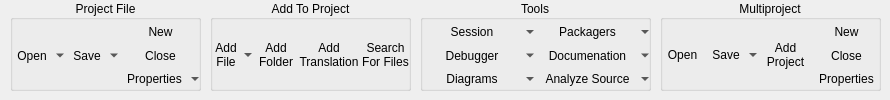
    <widget class="QWidget" name="tabProject">
     <attribute name="title">
      <string>Project</string>
     </attribute>
     <widget class="QGroupBox" name="groupBox_11">
      <property name="geometry">
       <rect>
        <x>10</x>
        <y>0</y>
        <width>191</width>
        <height>91</height>
       </rect>
      </property>
      <property name="title">
       <string>Project File</string>
      </property>
      <property name="alignment">
       <set>Qt::AlignCenter</set>
      </property>
      <property name="flat">
       <bool>true</bool>
      </property>
      <widget class="QWidget" name="layoutWidget">
       <property name="geometry">
        <rect>
         <x>0</x>
         <y>20</y>
         <width>191</width>
         <height>71</height>
        </rect>
       </property>
       <layout class="QGridLayout" name="gridLayout_7">
        <property name="spacing">
         <number>0</number>
        </property>
        <item row="0" column="0" rowspan="3">
         <widget class="QToolButton" name="toolButton_41">
          <property name="sizePolicy">
           <sizepolicy hsizetype="Preferred" vsizetype="Expanding">
            <horstretch>0</horstretch>
            <verstretch>0</verstretch>
           </sizepolicy>
          </property>
          <property name="minimumSize">
           <size>
            <width>44</width>
            <height>0</height>
           </size>
          </property>
          <property name="text">
           <string>Open</string>
          </property>
          <property name="icon">
           <iconset resource="../../Resources/Icons/ericActions.qrc">
            <normaloff>:/Project/projectOpen.png</normaloff>:/Project/projectOpen.png</iconset>
          </property>
          <property name="iconSize">
           <size>
            <width>32</width>
            <height>32</height>
           </size>
          </property>
          <property name="popupMode">
           <enum>QToolButton::MenuButtonPopup</enum>
          </property>
          <property name="toolButtonStyle">
           <enum>Qt::ToolButtonTextUnderIcon</enum>
          </property>
          <property name="autoRaise">
           <bool>true</bool>
          </property>
         </widget>
        </item>
        <item row="0" column="1" rowspan="3">
         <widget class="QToolButton" name="toolButton_43">
          <property name="sizePolicy">
           <sizepolicy hsizetype="Preferred" vsizetype="Expanding">
            <horstretch>0</horstretch>
            <verstretch>0</verstretch>
           </sizepolicy>
          </property>
          <property name="minimumSize">
           <size>
            <width>44</width>
            <height>0</height>
           </size>
          </property>
          <property name="text">
           <string>Save</string>
          </property>
          <property name="icon">
           <iconset resource="../../Resources/Icons/ericActions.qrc">
            <normaloff>:/Project/projectSave.png</normaloff>:/Project/projectSave.png</iconset>
          </property>
          <property name="iconSize">
           <size>
            <width>32</width>
            <height>32</height>
           </size>
          </property>
          <property name="popupMode">
           <enum>QToolButton::MenuButtonPopup</enum>
          </property>
          <property name="toolButtonStyle">
           <enum>Qt::ToolButtonTextUnderIcon</enum>
          </property>
          <property name="autoRaise">
           <bool>true</bool>
          </property>
         </widget>
        </item>
        <item row="0" column="2">
         <widget class="QToolButton" name="toolButton_37">
          <property name="sizePolicy">
           <sizepolicy hsizetype="Preferred" vsizetype="Expanding">
            <horstretch>0</horstretch>
            <verstretch>0</verstretch>
           </sizepolicy>
          </property>
          <property name="minimumSize">
           <size>
            <width>44</width>
            <height>22</height>
           </size>
          </property>
          <property name="text">
           <string>New</string>
          </property>
          <property name="icon">
           <iconset resource="../../Resources/Icons/ericActions.qrc">
            <normaloff>:/Project/projectNew.png</normaloff>:/Project/projectNew.png</iconset>
          </property>
          <property name="iconSize">
           <size>
            <width>16</width>
            <height>16</height>
           </size>
          </property>
          <property name="popupMode">
           <enum>QToolButton::DelayedPopup</enum>
          </property>
          <property name="toolButtonStyle">
           <enum>Qt::ToolButtonTextBesideIcon</enum>
          </property>
          <property name="autoRaise">
           <bool>true</bool>
          </property>
         </widget>
        </item>
        <item row="1" column="2">
         <widget class="QToolButton" name="toolButton_42">
          <property name="sizePolicy">
           <sizepolicy hsizetype="Preferred" vsizetype="Expanding">
            <horstretch>0</horstretch>
            <verstretch>0</verstretch>
           </sizepolicy>
          </property>
          <property name="minimumSize">
           <size>
            <width>44</width>
            <height>22</height>
           </size>
          </property>
          <property name="text">
           <string>Close</string>
          </property>
          <property name="icon">
           <iconset resource="../../Resources/Icons/ericActions.qrc">
            <normaloff>:/Project/projectClose.png</normaloff>:/Project/projectClose.png</iconset>
          </property>
          <property name="iconSize">
           <size>
            <width>16</width>
            <height>16</height>
           </size>
          </property>
          <property name="popupMode">
           <enum>QToolButton::DelayedPopup</enum>
          </property>
          <property name="toolButtonStyle">
           <enum>Qt::ToolButtonTextBesideIcon</enum>
          </property>
          <property name="autoRaise">
           <bool>true</bool>
          </property>
         </widget>
        </item>
        <item row="2" column="2">
         <widget class="QToolButton" name="toolButton_51">
          <property name="sizePolicy">
           <sizepolicy hsizetype="Preferred" vsizetype="Expanding">
            <horstretch>0</horstretch>
            <verstretch>0</verstretch>
           </sizepolicy>
          </property>
          <property name="minimumSize">
           <size>
            <width>44</width>
            <height>22</height>
           </size>
          </property>
          <property name="text">
           <string>Properties</string>
          </property>
          <property name="icon">
           <iconset resource="../../Resources/Icons/ericActions.qrc">
            <normaloff>:/Project/projectProps.png</normaloff>:/Project/projectProps.png</iconset>
          </property>
          <property name="iconSize">
           <size>
            <width>16</width>
            <height>16</height>
           </size>
          </property>
          <property name="popupMode">
           <enum>QToolButton::MenuButtonPopup</enum>
          </property>
          <property name="toolButtonStyle">
           <enum>Qt::ToolButtonTextBesideIcon</enum>
          </property>
          <property name="autoRaise">
           <bool>true</bool>
          </property>
         </widget>
        </item>
       </layout>
      </widget>
     </widget>
     <widget class="QGroupBox" name="groupBox_12">
      <property name="geometry">
       <rect>
        <x>210</x>
        <y>0</y>
        <width>201</width>
        <height>91</height>
       </rect>
      </property>
      <property name="title">
       <string>Add To Project</string>
      </property>
      <property name="alignment">
       <set>Qt::AlignCenter</set>
      </property>
      <property name="flat">
       <bool>true</bool>
      </property>
      <widget class="QWidget" name="layoutWidget">
       <property name="geometry">
        <rect>
         <x>0</x>
         <y>20</y>
         <width>201</width>
         <height>70</height>
        </rect>
       </property>
       <layout class="QHBoxLayout" name="horizontalLayout_4">
        <property name="spacing">
         <number>0</number>
        </property>
        <item>
         <widget class="QToolButton" name="toolButton_45">
          <property name="sizePolicy">
           <sizepolicy hsizetype="Preferred" vsizetype="Expanding">
            <horstretch>0</horstretch>
            <verstretch>0</verstretch>
           </sizepolicy>
          </property>
          <property name="minimumSize">
           <size>
            <width>44</width>
            <height>0</height>
           </size>
          </property>
          <property name="text">
           <string>Add
File</string>
          </property>
          <property name="icon">
           <iconset resource="../../Resources/Icons/ericActions.qrc">
            <normaloff>:/Project/projectSources.png</normaloff>:/Project/projectSources.png</iconset>
          </property>
          <property name="iconSize">
           <size>
            <width>32</width>
            <height>32</height>
           </size>
          </property>
          <property name="popupMode">
           <enum>QToolButton::MenuButtonPopup</enum>
          </property>
          <property name="toolButtonStyle">
           <enum>Qt::ToolButtonTextUnderIcon</enum>
          </property>
          <property name="autoRaise">
           <bool>true</bool>
          </property>
         </widget>
        </item>
        <item>
         <widget class="QToolButton" name="toolButton_46">
          <property name="sizePolicy">
           <sizepolicy hsizetype="Preferred" vsizetype="Expanding">
            <horstretch>0</horstretch>
            <verstretch>0</verstretch>
           </sizepolicy>
          </property>
          <property name="minimumSize">
           <size>
            <width>44</width>
            <height>0</height>
           </size>
          </property>
          <property name="text">
           <string>Add
Folder</string>
          </property>
          <property name="icon">
           <iconset resource="../../Resources/Icons/ericActions.qrc">
            <normaloff>:/File/open.png</normaloff>:/File/open.png</iconset>
          </property>
          <property name="iconSize">
           <size>
            <width>32</width>
            <height>32</height>
           </size>
          </property>
          <property name="popupMode">
           <enum>QToolButton::DelayedPopup</enum>
          </property>
          <property name="toolButtonStyle">
           <enum>Qt::ToolButtonTextUnderIcon</enum>
          </property>
          <property name="autoRaise">
           <bool>true</bool>
          </property>
         </widget>
        </item>
        <item>
         <widget class="QToolButton" name="toolButton_44">
          <property name="sizePolicy">
           <sizepolicy hsizetype="Preferred" vsizetype="Expanding">
            <horstretch>0</horstretch>
            <verstretch>0</verstretch>
           </sizepolicy>
          </property>
          <property name="minimumSize">
           <size>
            <width>44</width>
            <height>0</height>
           </size>
          </property>
          <property name="text">
           <string>Add
Translation</string>
          </property>
          <property name="icon">
           <iconset resource="../../Resources/Icons/ericActions.qrc">
            <normaloff>:/Project/fileLinguist.png</normaloff>:/Project/fileLinguist.png</iconset>
          </property>
          <property name="iconSize">
           <size>
            <width>32</width>
            <height>32</height>
           </size>
          </property>
          <property name="popupMode">
           <enum>QToolButton::DelayedPopup</enum>
          </property>
          <property name="toolButtonStyle">
           <enum>Qt::ToolButtonTextUnderIcon</enum>
          </property>
          <property name="autoRaise">
           <bool>true</bool>
          </property>
         </widget>
        </item>
        <item>
         <widget class="QToolButton" name="toolButton_47">
          <property name="sizePolicy">
           <sizepolicy hsizetype="Preferred" vsizetype="Expanding">
            <horstretch>0</horstretch>
            <verstretch>0</verstretch>
           </sizepolicy>
          </property>
          <property name="minimumSize">
           <size>
            <width>44</width>
            <height>0</height>
           </size>
          </property>
          <property name="text">
           <string>Search
For Files</string>
          </property>
          <property name="icon">
           <iconset resource="../../Resources/Icons/ericActions.qrc">
            <normaloff>:/Search/filefind.png</normaloff>:/Search/filefind.png</iconset>
          </property>
          <property name="iconSize">
           <size>
            <width>32</width>
            <height>32</height>
           </size>
          </property>
          <property name="popupMode">
           <enum>QToolButton::DelayedPopup</enum>
          </property>
          <property name="toolButtonStyle">
           <enum>Qt::ToolButtonTextUnderIcon</enum>
          </property>
          <property name="autoRaise">
           <bool>true</bool>
          </property>
         </widget>
        </item>
       </layout>
      </widget>
     </widget>
     <widget class="QGroupBox" name="groupBox_14">
      <property name="geometry">
       <rect>
        <x>420</x>
        <y>0</y>
        <width>231</width>
        <height>91</height>
       </rect>
      </property>
      <property name="title">
       <string>Tools</string>
      </property>
      <property name="alignment">
       <set>Qt::AlignCenter</set>
      </property>
      <property name="flat">
       <bool>true</bool>
      </property>
      <widget class="QWidget" name="layoutWidget">
       <property name="geometry">
        <rect>
         <x>0</x>
         <y>20</y>
         <width>231</width>
         <height>71</height>
        </rect>
       </property>
       <layout class="QGridLayout" name="gridLayout_2">
        <property name="spacing">
         <number>0</number>
        </property>
        <item row="0" column="0">
         <widget class="QToolButton" name="toolButton_60">
          <property name="sizePolicy">
           <sizepolicy hsizetype="Preferred" vsizetype="Expanding">
            <horstretch>0</horstretch>
            <verstretch>0</verstretch>
           </sizepolicy>
          </property>
          <property name="minimumSize">
           <size>
            <width>44</width>
            <height>0</height>
           </size>
          </property>
          <property name="text">
           <string>Session</string>
          </property>
          <property name="icon">
           <iconset resource="../../Resources/Icons/ericActions.qrc">
            <normaloff>:/Project/kwin.png</normaloff>:/Project/kwin.png</iconset>
          </property>
          <property name="iconSize">
           <size>
            <width>16</width>
            <height>16</height>
           </size>
          </property>
          <property name="popupMode">
           <enum>QToolButton::MenuButtonPopup</enum>
          </property>
          <property name="toolButtonStyle">
           <enum>Qt::ToolButtonTextBesideIcon</enum>
          </property>
          <property name="autoRaise">
           <bool>true</bool>
          </property>
         </widget>
        </item>
        <item row="0" column="1">
         <widget class="QToolButton" name="toolButton_55">
          <property name="sizePolicy">
           <sizepolicy hsizetype="Preferred" vsizetype="Expanding">
            <horstretch>0</horstretch>
            <verstretch>0</verstretch>
           </sizepolicy>
          </property>
          <property name="minimumSize">
           <size>
            <width>44</width>
            <height>0</height>
           </size>
          </property>
          <property name="text">
           <string>Packagers</string>
          </property>
          <property name="icon">
           <iconset resource="../../Resources/Icons/ericActions.qrc">
            <normaloff>:/Package/pluginArchive.png</normaloff>:/Package/pluginArchive.png</iconset>
          </property>
          <property name="iconSize">
           <size>
            <width>16</width>
            <height>16</height>
           </size>
          </property>
          <property name="popupMode">
           <enum>QToolButton::MenuButtonPopup</enum>
          </property>
          <property name="toolButtonStyle">
           <enum>Qt::ToolButtonTextBesideIcon</enum>
          </property>
          <property name="autoRaise">
           <bool>true</bool>
          </property>
         </widget>
        </item>
        <item row="1" column="0">
         <widget class="QToolButton" name="toolButton_59">
          <property name="sizePolicy">
           <sizepolicy hsizetype="Preferred" vsizetype="Expanding">
            <horstretch>0</horstretch>
            <verstretch>0</verstretch>
           </sizepolicy>
          </property>
          <property name="minimumSize">
           <size>
            <width>44</width>
            <height>0</height>
           </size>
          </property>
          <property name="text">
           <string>Debugger</string>
          </property>
          <property name="icon">
           <iconset resource="../../Resources/Icons/ericActions.qrc">
            <normaloff>:/Goto/syntaxError.png</normaloff>:/Goto/syntaxError.png</iconset>
          </property>
          <property name="iconSize">
           <size>
            <width>16</width>
            <height>16</height>
           </size>
          </property>
          <property name="popupMode">
           <enum>QToolButton::MenuButtonPopup</enum>
          </property>
          <property name="toolButtonStyle">
           <enum>Qt::ToolButtonTextBesideIcon</enum>
          </property>
          <property name="autoRaise">
           <bool>true</bool>
          </property>
         </widget>
        </item>
        <item row="1" column="1">
         <widget class="QToolButton" name="toolButton_56">
          <property name="sizePolicy">
           <sizepolicy hsizetype="Preferred" vsizetype="Expanding">
            <horstretch>0</horstretch>
            <verstretch>0</verstretch>
           </sizepolicy>
          </property>
          <property name="minimumSize">
           <size>
            <width>44</width>
            <height>0</height>
           </size>
          </property>
          <property name="text">
           <string>Documenation</string>
          </property>
          <property name="icon">
           <iconset resource="../../Resources/Icons/ericActions.qrc">
            <normaloff>:/Project/readme.png</normaloff>:/Project/readme.png</iconset>
          </property>
          <property name="iconSize">
           <size>
            <width>16</width>
            <height>16</height>
           </size>
          </property>
          <property name="popupMode">
           <enum>QToolButton::MenuButtonPopup</enum>
          </property>
          <property name="toolButtonStyle">
           <enum>Qt::ToolButtonTextBesideIcon</enum>
          </property>
          <property name="autoRaise">
           <bool>true</bool>
          </property>
         </widget>
        </item>
        <item row="2" column="0">
         <widget class="QToolButton" name="toolButton_58">
          <property name="sizePolicy">
           <sizepolicy hsizetype="Preferred" vsizetype="Expanding">
            <horstretch>0</horstretch>
            <verstretch>0</verstretch>
           </sizepolicy>
          </property>
          <property name="minimumSize">
           <size>
            <width>44</width>
            <height>0</height>
           </size>
          </property>
          <property name="text">
           <string>Diagrams</string>
          </property>
          <property name="icon">
           <iconset resource="../../Resources/Icons/ericActions.qrc">
            <normaloff>:/Project/3d.png</normaloff>:/Project/3d.png</iconset>
          </property>
          <property name="iconSize">
           <size>
            <width>16</width>
            <height>16</height>
           </size>
          </property>
          <property name="popupMode">
           <enum>QToolButton::MenuButtonPopup</enum>
          </property>
          <property name="toolButtonStyle">
           <enum>Qt::ToolButtonTextBesideIcon</enum>
          </property>
          <property name="autoRaise">
           <bool>true</bool>
          </property>
         </widget>
        </item>
        <item row="2" column="1">
         <widget class="QToolButton" name="toolButton_52">
          <property name="sizePolicy">
           <sizepolicy hsizetype="Preferred" vsizetype="Expanding">
            <horstretch>0</horstretch>
            <verstretch>0</verstretch>
           </sizepolicy>
          </property>
          <property name="minimumSize">
           <size>
            <width>44</width>
            <height>0</height>
           </size>
          </property>
          <property name="text">
           <string>Analyze Source</string>
          </property>
          <property name="icon">
           <iconset resource="../../Resources/Icons/ericActions.qrc">
            <normaloff>:/View/zoomTo.png</normaloff>:/View/zoomTo.png</iconset>
          </property>
          <property name="iconSize">
           <size>
            <width>16</width>
            <height>16</height>
           </size>
          </property>
          <property name="popupMode">
           <enum>QToolButton::MenuButtonPopup</enum>
          </property>
          <property name="toolButtonStyle">
           <enum>Qt::ToolButtonTextBesideIcon</enum>
          </property>
          <property name="autoRaise">
           <bool>true</bool>
          </property>
         </widget>
        </item>
       </layout>
      </widget>
     </widget>
     <widget class="QGroupBox" name="groupBox_16">
      <property name="geometry">
       <rect>
        <x>660</x>
        <y>0</y>
        <width>221</width>
        <height>91</height>
       </rect>
      </property>
      <property name="title">
       <string>Multiproject</string>
      </property>
      <property name="alignment">
       <set>Qt::AlignCenter</set>
      </property>
      <property name="flat">
       <bool>true</bool>
      </property>
      <widget class="QWidget" name="layoutWidget">
       <property name="geometry">
        <rect>
         <x>0</x>
         <y>20</y>
         <width>221</width>
         <height>71</height>
        </rect>
       </property>
       <layout class="QGridLayout" name="gridLayout_3">
        <property name="spacing">
         <number>0</number>
        </property>
        <item row="0" column="0" rowspan="3">
         <widget class="QToolButton" name="toolButton_64">
          <property name="sizePolicy">
           <sizepolicy hsizetype="Preferred" vsizetype="Fixed">
            <horstretch>0</horstretch>
            <verstretch>0</verstretch>
           </sizepolicy>
          </property>
          <property name="minimumSize">
           <size>
            <width>44</width>
            <height>66</height>
           </size>
          </property>
          <property name="text">
           <string>Open</string>
          </property>
          <property name="icon">
           <iconset resource="../../Resources/Icons/ericActions.qrc">
            <normaloff>:/Multiproject/multiProjectOpen.png</normaloff>:/Multiproject/multiProjectOpen.png</iconset>
          </property>
          <property name="iconSize">
           <size>
            <width>32</width>
            <height>32</height>
           </size>
          </property>
          <property name="popupMode">
           <enum>QToolButton::DelayedPopup</enum>
          </property>
          <property name="toolButtonStyle">
           <enum>Qt::ToolButtonTextUnderIcon</enum>
          </property>
          <property name="autoRaise">
           <bool>true</bool>
          </property>
         </widget>
        </item>
        <item row="0" column="1" rowspan="3">
         <widget class="QToolButton" name="toolButton_66">
          <property name="sizePolicy">
           <sizepolicy hsizetype="Preferred" vsizetype="Fixed">
            <horstretch>0</horstretch>
            <verstretch>0</verstretch>
           </sizepolicy>
          </property>
          <property name="minimumSize">
           <size>
            <width>44</width>
            <height>66</height>
           </size>
          </property>
          <property name="text">
           <string>Save</string>
          </property>
          <property name="icon">
           <iconset resource="../../Resources/Icons/ericActions.qrc">
            <normaloff>:/Multiproject/multiProjectSave.png</normaloff>:/Multiproject/multiProjectSave.png</iconset>
          </property>
          <property name="iconSize">
           <size>
            <width>32</width>
            <height>32</height>
           </size>
          </property>
          <property name="popupMode">
           <enum>QToolButton::MenuButtonPopup</enum>
          </property>
          <property name="toolButtonStyle">
           <enum>Qt::ToolButtonTextUnderIcon</enum>
          </property>
          <property name="autoRaise">
           <bool>true</bool>
          </property>
         </widget>
        </item>
        <item row="0" column="2" rowspan="3">
         <widget class="QToolButton" name="toolButton_62">
          <property name="sizePolicy">
           <sizepolicy hsizetype="Preferred" vsizetype="Fixed">
            <horstretch>0</horstretch>
            <verstretch>0</verstretch>
           </sizepolicy>
          </property>
          <property name="minimumSize">
           <size>
            <width>44</width>
            <height>66</height>
           </size>
          </property>
          <property name="text">
           <string>Add
Project</string>
          </property>
          <property name="icon">
           <iconset resource="../../Resources/Icons/ericActions.qrc">
            <normaloff>:/Project/projectOpen.png</normaloff>:/Project/projectOpen.png</iconset>
          </property>
          <property name="iconSize">
           <size>
            <width>32</width>
            <height>32</height>
           </size>
          </property>
          <property name="popupMode">
           <enum>QToolButton::DelayedPopup</enum>
          </property>
          <property name="toolButtonStyle">
           <enum>Qt::ToolButtonTextUnderIcon</enum>
          </property>
          <property name="autoRaise">
           <bool>true</bool>
          </property>
         </widget>
        </item>
        <item row="0" column="3">
         <widget class="QToolButton" name="toolButton_65">
          <property name="sizePolicy">
           <sizepolicy hsizetype="Preferred" vsizetype="Expanding">
            <horstretch>0</horstretch>
            <verstretch>0</verstretch>
           </sizepolicy>
          </property>
          <property name="minimumSize">
           <size>
            <width>44</width>
            <height>0</height>
           </size>
          </property>
          <property name="text">
           <string>New</string>
          </property>
          <property name="icon">
           <iconset resource="../../Resources/Icons/ericActions.qrc">
            <normaloff>:/Multiproject/multiProjectNew.png</normaloff>:/Multiproject/multiProjectNew.png</iconset>
          </property>
          <property name="iconSize">
           <size>
            <width>16</width>
            <height>16</height>
           </size>
          </property>
          <property name="popupMode">
           <enum>QToolButton::DelayedPopup</enum>
          </property>
          <property name="toolButtonStyle">
           <enum>Qt::ToolButtonTextBesideIcon</enum>
          </property>
          <property name="autoRaise">
           <bool>true</bool>
          </property>
         </widget>
        </item>
        <item row="1" column="3">
         <widget class="QToolButton" name="toolButton_63">
          <property name="sizePolicy">
           <sizepolicy hsizetype="Preferred" vsizetype="Expanding">
            <horstretch>0</horstretch>
            <verstretch>0</verstretch>
           </sizepolicy>
          </property>
          <property name="minimumSize">
           <size>
            <width>44</width>
            <height>0</height>
           </size>
          </property>
          <property name="text">
           <string>Close</string>
          </property>
          <property name="icon">
           <iconset resource="../../Resources/Icons/ericActions.qrc">
            <normaloff>:/Multiproject/multiProjectClose.png</normaloff>:/Multiproject/multiProjectClose.png</iconset>
          </property>
          <property name="iconSize">
           <size>
            <width>16</width>
            <height>16</height>
           </size>
          </property>
          <property name="popupMode">
           <enum>QToolButton::DelayedPopup</enum>
          </property>
          <property name="toolButtonStyle">
           <enum>Qt::ToolButtonTextBesideIcon</enum>
          </property>
          <property name="autoRaise">
           <bool>true</bool>
          </property>
         </widget>
        </item>
        <item row="2" column="3">
         <widget class="QToolButton" name="toolButton_67">
          <property name="sizePolicy">
           <sizepolicy hsizetype="Preferred" vsizetype="Expanding">
            <horstretch>0</horstretch>
            <verstretch>0</verstretch>
           </sizepolicy>
          </property>
          <property name="minimumSize">
           <size>
            <width>44</width>
            <height>0</height>
           </size>
          </property>
          <property name="text">
           <string>Properties</string>
          </property>
          <property name="icon">
           <iconset resource="../../Resources/Icons/ericActions.qrc">
            <normaloff>:/Multiproject/multiProjectProps.png</normaloff>:/Multiproject/multiProjectProps.png</iconset>
          </property>
          <property name="iconSize">
           <size>
            <width>16</width>
            <height>16</height>
           </size>
          </property>
          <property name="popupMode">
           <enum>QToolButton::DelayedPopup</enum>
          </property>
          <property name="toolButtonStyle">
           <enum>Qt::ToolButtonTextBesideIcon</enum>
          </property>
          <property name="autoRaise">
           <bool>true</bool>
          </property>
         </widget>
        </item>
       </layout>
      </widget>
     </widget>
    </widget>
